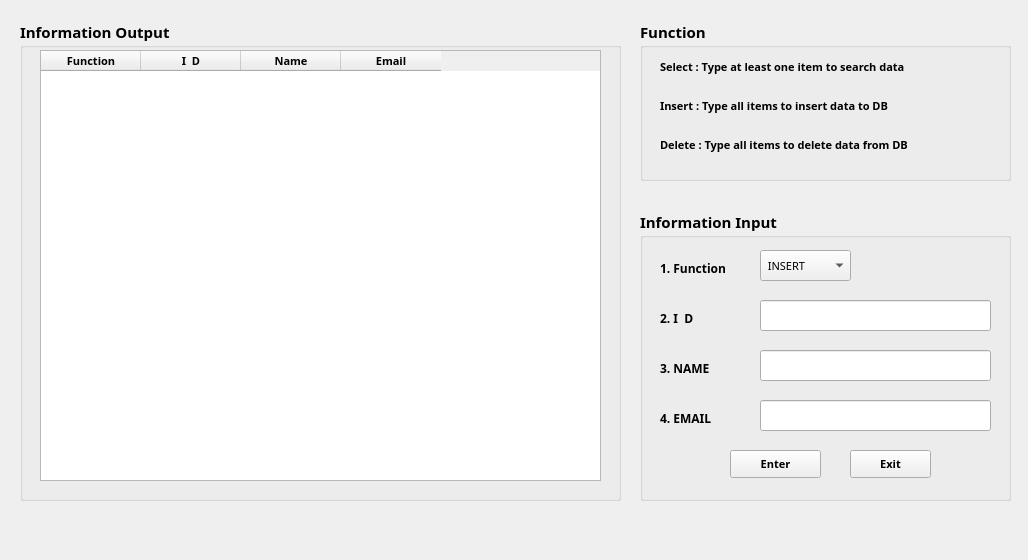
<?xml version="1.0" encoding="UTF-8"?>
<ui version="4.0">
 <class>Form</class>
 <widget class="QWidget" name="Form">
  <property name="geometry">
   <rect>
    <x>0</x>
    <y>0</y>
    <width>1028</width>
    <height>560</height>
   </rect>
  </property>
  <property name="windowTitle">
   <string>서비스 이용고객 정보관리</string>
  </property>
  <property name="windowIcon">
   <iconset>
    <normaloff>pics/email.png</normaloff>pics/email.png</iconset>
  </property>
  <property name="toolTipDuration">
   <number>-1</number>
  </property>
  <property name="autoFillBackground">
   <bool>false</bool>
  </property>
  <widget class="QGroupBox" name="info_output_groupBox">
   <property name="geometry">
    <rect>
     <x>20</x>
     <y>20</y>
     <width>601</width>
     <height>481</height>
    </rect>
   </property>
   <property name="font">
    <font>
     <family>한국기계연구원_Bold</family>
     <pointsize>11</pointsize>
     <weight>75</weight>
     <bold>true</bold>
    </font>
   </property>
   <property name="toolTipDuration">
    <number>1</number>
   </property>
   <property name="title">
    <string>Information Output</string>
   </property>
   <widget class="QTableWidget" name="info_table">
    <property name="geometry">
     <rect>
      <x>20</x>
      <y>30</y>
      <width>561</width>
      <height>431</height>
     </rect>
    </property>
    <property name="font">
     <font>
      <family>한국기계연구원_Bold</family>
      <pointsize>8</pointsize>
      <weight>75</weight>
      <bold>true</bold>
     </font>
    </property>
    <property name="sizeAdjustPolicy">
     <enum>QAbstractScrollArea::AdjustToContents</enum>
    </property>
    <property name="dragEnabled">
     <bool>false</bool>
    </property>
    <property name="dragDropOverwriteMode">
     <bool>false</bool>
    </property>
    <property name="alternatingRowColors">
     <bool>true</bool>
    </property>
    <property name="selectionBehavior">
     <enum>QAbstractItemView::SelectRows</enum>
    </property>
    <property name="gridStyle">
     <enum>Qt::SolidLine</enum>
    </property>
    <property name="rowCount">
     <number>0</number>
    </property>
    <column>
     <property name="text">
      <string>Function</string>
     </property>
    </column>
    <column>
     <property name="text">
      <string>I  D</string>
     </property>
    </column>
    <column>
     <property name="text">
      <string>Name</string>
     </property>
    </column>
    <column>
     <property name="text">
      <string>Email</string>
     </property>
    </column>
   </widget>
  </widget>
  <widget class="QGroupBox" name="info_groupBox">
   <property name="geometry">
    <rect>
     <x>640</x>
     <y>210</y>
     <width>371</width>
     <height>291</height>
    </rect>
   </property>
   <property name="font">
    <font>
     <family>한국기계연구원_Bold</family>
     <pointsize>11</pointsize>
     <weight>75</weight>
     <bold>true</bold>
    </font>
   </property>
   <property name="title">
    <string>Information Input</string>
   </property>
   <widget class="QComboBox" name="info_comboBox">
    <property name="geometry">
     <rect>
      <x>120</x>
      <y>40</y>
      <width>91</width>
      <height>31</height>
     </rect>
    </property>
    <property name="font">
     <font>
      <family>한국기계연구원_Light</family>
      <pointsize>8</pointsize>
      <weight>50</weight>
      <bold>false</bold>
     </font>
    </property>
    <property name="contextMenuPolicy">
     <enum>Qt::DefaultContextMenu</enum>
    </property>
    <property name="autoFillBackground">
     <bool>false</bool>
    </property>
    <item>
     <property name="text">
      <string> INSERT</string>
     </property>
    </item>
    <item>
     <property name="text">
      <string> SELECT</string>
     </property>
    </item>
    <item>
     <property name="text">
      <string> DELETE</string>
     </property>
    </item>
   </widget>
   <widget class="QPushButton" name="enter_pushButton">
    <property name="geometry">
     <rect>
      <x>90</x>
      <y>240</y>
      <width>91</width>
      <height>28</height>
     </rect>
    </property>
    <property name="font">
     <font>
      <family>한국기계연구원_Bold</family>
      <pointsize>8</pointsize>
      <weight>75</weight>
      <bold>true</bold>
     </font>
    </property>
    <property name="text">
     <string>Enter</string>
    </property>
    <property name="icon">
     <iconset>
      <normaloff>pics/edit.png</normaloff>pics/edit.png</iconset>
    </property>
    <property name="default">
     <bool>false</bool>
    </property>
   </widget>
   <widget class="QPushButton" name="exit_pushButton">
    <property name="geometry">
     <rect>
      <x>210</x>
      <y>240</y>
      <width>81</width>
      <height>28</height>
     </rect>
    </property>
    <property name="font">
     <font>
      <family>한국기계연구원_Bold</family>
      <pointsize>8</pointsize>
      <weight>75</weight>
      <bold>true</bold>
     </font>
    </property>
    <property name="text">
     <string>Exit</string>
    </property>
    <property name="icon">
     <iconset>
      <normaloff>pics/exit.png</normaloff>pics/exit.png</iconset>
    </property>
   </widget>
   <widget class="QLabel" name="id_label">
    <property name="geometry">
     <rect>
      <x>20</x>
      <y>100</y>
      <width>71</width>
      <height>16</height>
     </rect>
    </property>
    <property name="font">
     <font>
      <family>한국기계연구원_Bold</family>
      <pointsize>9</pointsize>
      <weight>75</weight>
      <bold>true</bold>
     </font>
    </property>
    <property name="text">
     <string>2. I  D</string>
    </property>
   </widget>
   <widget class="QLabel" name="email_label">
    <property name="geometry">
     <rect>
      <x>20</x>
      <y>200</y>
      <width>91</width>
      <height>16</height>
     </rect>
    </property>
    <property name="font">
     <font>
      <family>한국기계연구원_Bold</family>
      <pointsize>9</pointsize>
      <weight>75</weight>
      <bold>true</bold>
     </font>
    </property>
    <property name="text">
     <string>4. EMAIL</string>
    </property>
   </widget>
   <widget class="QLabel" name="name_label">
    <property name="geometry">
     <rect>
      <x>20</x>
      <y>150</y>
      <width>81</width>
      <height>16</height>
     </rect>
    </property>
    <property name="font">
     <font>
      <family>한국기계연구원_Bold</family>
      <pointsize>9</pointsize>
      <weight>75</weight>
      <bold>true</bold>
     </font>
    </property>
    <property name="text">
     <string>3. NAME</string>
    </property>
   </widget>
   <widget class="QLineEdit" name="name_text">
    <property name="geometry">
     <rect>
      <x>120</x>
      <y>140</y>
      <width>231</width>
      <height>31</height>
     </rect>
    </property>
    <property name="font">
     <font>
      <family>한국기계연구원_Light</family>
      <pointsize>9</pointsize>
      <weight>50</weight>
      <bold>false</bold>
     </font>
    </property>
   </widget>
   <widget class="QLineEdit" name="id_text">
    <property name="geometry">
     <rect>
      <x>120</x>
      <y>90</y>
      <width>231</width>
      <height>31</height>
     </rect>
    </property>
    <property name="font">
     <font>
      <family>한국기계연구원_Light</family>
      <pointsize>9</pointsize>
      <weight>50</weight>
      <bold>false</bold>
     </font>
    </property>
   </widget>
   <widget class="QLineEdit" name="email_text">
    <property name="geometry">
     <rect>
      <x>120</x>
      <y>190</y>
      <width>231</width>
      <height>31</height>
     </rect>
    </property>
    <property name="font">
     <font>
      <family>한국기계연구원_Light</family>
      <pointsize>9</pointsize>
      <weight>50</weight>
      <bold>false</bold>
     </font>
    </property>
   </widget>
   <widget class="QLabel" name="function_label">
    <property name="geometry">
     <rect>
      <x>20</x>
      <y>50</y>
      <width>101</width>
      <height>16</height>
     </rect>
    </property>
    <property name="font">
     <font>
      <family>한국기계연구원_Bold</family>
      <pointsize>9</pointsize>
      <weight>75</weight>
      <bold>true</bold>
     </font>
    </property>
    <property name="text">
     <string>1. Function</string>
    </property>
   </widget>
  </widget>
  <widget class="QGroupBox" name="function_groupBox">
   <property name="geometry">
    <rect>
     <x>640</x>
     <y>20</y>
     <width>371</width>
     <height>161</height>
    </rect>
   </property>
   <property name="font">
    <font>
     <family>한국기계연구원_Bold</family>
     <pointsize>11</pointsize>
     <weight>75</weight>
     <bold>true</bold>
    </font>
   </property>
   <property name="title">
    <string>Function</string>
   </property>
   <widget class="QWidget" name="verticalLayoutWidget">
    <property name="geometry">
     <rect>
      <x>20</x>
      <y>30</y>
      <width>331</width>
      <height>111</height>
     </rect>
    </property>
    <layout class="QVBoxLayout" name="verticalLayout">
     <item>
      <widget class="QLabel" name="select_label">
       <property name="font">
        <font>
         <family>한국기계연구원_Bold</family>
         <pointsize>8</pointsize>
         <weight>75</weight>
         <bold>true</bold>
        </font>
       </property>
       <property name="text">
        <string>Select : Type at least one item to search data</string>
       </property>
      </widget>
     </item>
     <item>
      <widget class="QLabel" name="insert_label">
       <property name="font">
        <font>
         <family>한국기계연구원_Bold</family>
         <pointsize>8</pointsize>
         <weight>75</weight>
         <bold>true</bold>
        </font>
       </property>
       <property name="text">
        <string>Insert : Type all items to insert data to DB</string>
       </property>
      </widget>
     </item>
     <item>
      <widget class="QLabel" name="delete_label">
       <property name="font">
        <font>
         <family>한국기계연구원_Bold</family>
         <pointsize>8</pointsize>
         <weight>75</weight>
         <bold>true</bold>
        </font>
       </property>
       <property name="text">
        <string>Delete : Type all items to delete data from DB</string>
       </property>
      </widget>
     </item>
    </layout>
   </widget>
  </widget>
 </widget>
 <tabstops>
  <tabstop>info_table</tabstop>
  <tabstop>info_comboBox</tabstop>
  <tabstop>id_text</tabstop>
  <tabstop>name_text</tabstop>
  <tabstop>email_text</tabstop>
  <tabstop>enter_pushButton</tabstop>
  <tabstop>exit_pushButton</tabstop>
 </tabstops>
 <resources/>
 <connections>
  <connection>
   <sender>exit_pushButton</sender>
   <signal>clicked()</signal>
   <receiver>Form</receiver>
   <slot>close()</slot>
   <hints>
    <hint type="sourcelabel">
     <x>1024</x>
     <y>601</y>
    </hint>
    <hint type="destinationlabel">
     <x>758</x>
     <y>667</y>
    </hint>
   </hints>
  </connection>
  <connection>
   <sender>enter_pushButton</sender>
   <signal>clicked()</signal>
   <receiver>Form</receiver>
   <slot>add_info()</slot>
   <hints>
    <hint type="sourcelabel">
     <x>839</x>
     <y>469</y>
    </hint>
    <hint type="destinationlabel">
     <x>566</x>
     <y>643</y>
    </hint>
   </hints>
  </connection>
 </connections>
 <slots>
  <slot>add_info()</slot>
 </slots>
</ui>
